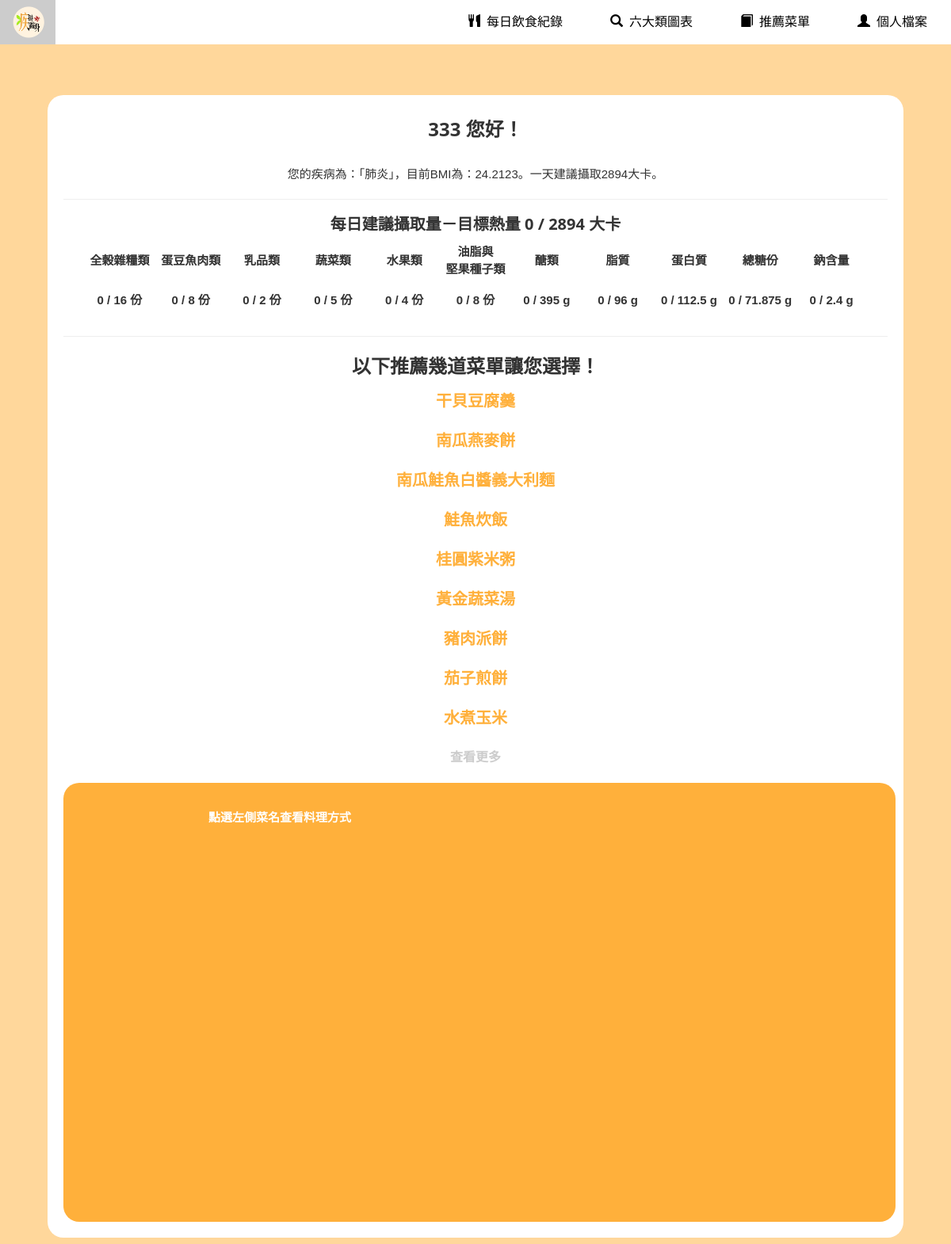
Page /menu.php (signed in) on the committed database.
### tables this page shows
CREATE TABLE `user` (
  `ID` int(11) NOT NULL,
  `userid` varchar(10) NOT NULL,
  `password` varchar(100) NOT NULL,
  `name` text NOT NULL,
  `gender` varchar(11) NOT NULL,
  `date` date NOT NULL,
  `age` int(11) NOT NULL,
  `height` float NOT NULL,
  `weight` float NOT NULL,
  `BMI` float NOT NULL,
  `sport` text NOT NULL,
  `disease` varchar(10) NOT NULL,
  `disease2` varchar(10) NOT NULL,
  `disease3` varchar(10) NOT NULL,
  `disease4` varchar(10) NOT NULL,
  `disease5` varchar(10) NOT NULL,
  `disease6` varchar(10) NOT NULL,
  `disease7` varchar(10) NOT NULL
);

### menu_decide.php (called while the page is built, shortened)
<?php
    $now_category=array(0,0,0,0,0,0);
    $now_cal=0;
    $now_glyco=0;
	$now_fat=0;
	$now_protein=0;
    $now_suger=0;
    $now_sodium=0;
    $search = array_search(min($now_category),$now_category);
    $recommend_dishID = array();
    $recommend_dishName = array();
    $recommend_method = array();
    if($search==0){
        $query = "SELECT * FROM `ingredients` WHERE `NID`='1'";
        $result = $link->query($query);
        foreach ($result as $row){
            $recommend_ingredients_iID=$row["iID"];
            $query = "SELECT * FROM `recipe` WHERE `iID`='$recommend_ingredients_iID'";
            $result = $link->query($query);
            foreach ($result as $row){
                $recommend_recipe_dishID=$row["dishID"];
                $query = "SELECT * FROM `dish` WHERE `ID`='$recommend_recipe_dishID'";
                $result = $link->query($query);
                foreach ($result as $row){
                    $database_recommend_dish_ID=$row["ID"];
                    array_push($recommend_dishID,$database_recommend_dish_ID);
                }
            }
        }
    }
    $count_recommend_dishID = count($recommend_dishID);
?>

### menu.php (the view, shortened to what this page needs)
<?php
	include("configure.php");
	$link = new PDO('mysql:host=' . $hostname . ';dbname=' . $database . ';charset=utf8', $username, $password);
	if ($_SESSION['userID'] == null) {
		echo "<script>alert('請先登入唷！')</script>";
		echo "<meta http-equiv=REFRESH CONTENT=0;url='user_login.php'>";
	} else {
		$userID=$_SESSION['userID'];
		$query = "SELECT * FROM `user` WHERE `userID`='$userID'";
		$result = $link->query($query);
		foreach ($result as $row) {
			$userID = $row["userid"];
			$Name = $row["name"];
		}
	}
?>
<!DOCTYPE html>
<html>
<head>
<link rel="stylesheet" href="css/bootstrap-3.3.7.css" type="text/css">
<link rel="stylesheet" href="css/w3.css">
<link rel="stylesheet" href="css/mine.css">
<link rel="stylesheet" href="https://cdnjs.cloudflare.com/ajax/libs/font-awesome/4.7.0/css/font-awesome.min.css">
</head>
<body class="bgimg-1">
<?php include("header.php"); ?>
<div class="container1">
<?php
    $query = "SELECT * FROM `user` WHERE `userID`='$userID'";
	$result = $link->query($query);
	foreach ($result as $row) {
        $user_weight = $row["weight"];
		$user_BMI = $row["BMI"];
		$user_disease = $row["disease"];
	}
	function function_category($user_cal){
		if($user_cal<1500){
			$goal_category=array(1.5*4,3,1.5,3,2,4);
		}
		else if($user_cal<1800){
			$goal_category=array(2.5*4,4,1.5,3,2,4);
		}
		else if($user_cal<2000){
			$goal_category=array(3,5*4,1.5,3,2,5);
		}
		else if($user_cal<2200){
			$goal_category=array(3,6*4,1.5,4,3,6);
		}
		else if($user_cal<2500){
			$goal_category=array(3.5*4,6,1.5,4,3.5,6);
		}
		else if($user_cal<2700){
			$goal_category=array(4*4,7,1.5,5,4,7);
		}
		else{
			$goal_category=array(4*4,8,2,5,4,8);
		}
	}
	function function_goal($user_cal){
		$goal_glyco=($user_cal*0.55)/4;
		$goal_glyco=round($goal_glyco);
		$goal_fat=($user_cal*0.3)/9;
		$goal_fat=round($goal_fat);
		$goal_suger=($user_cal*0.1)/4;
		$goal_sodium=2.4;
	}
	if($user_disease=="肺炎"){
		$goal_protein=$user_weight*1.5;
	}
	$user_goal_cal=$goal_glyco*4+$goal_fat*9+$goal_protein*4;
	include("menu_decide.php");
    echo "<h3><b>".$Name." 您好！</b></h3><br>
	您的疾病為：「";
	echo $user_disease;
	echo "」，目前BMI為：".$user_BMI."。一天建議攝取".$user_goal_cal."大卡。<br>
    <hr><h4><b>每日建議攝取量－目標熱量 ";if($now_cal>$user_goal_cal){echo "<font color='red'>";}; echo "$now_cal</font> / $user_goal_cal 大卡</b></h4>
	<table width='95%'>
	<tr>
	<td><b>全榖雜糧類</b></td>
	<td><b>蛋豆魚肉類</b></td>
	<td><b>乳品類</b></td>
	<td><b>蔬菜類</b></td>
	<td><b>水果類</b></td>
	<td><b>油脂與<br>堅果種子類</b></td>
	<td><b>醣類</b></td>
	<td><b>脂質</b></td>
	<td><b>蛋白質</b></td>
	<td><b>總糖份</b></td>
	<td><b>鈉含量</b></td>
	</tr>
	<tr>
	<td><b>";if($now_category[0]>$goal_category[0]){echo "<font color='red'>";}; echo "$now_category[0]</font> / $goal_category[0] 份</b></td>
	<td><b>";if($now_category[1]>$goal_category[1]){echo "<font color='red'>";}; echo "$now_category[1]</font> / $goal_category[1] 份</b></td>
	<td><b>";if($now_category[2]>$goal_category[2]){echo "<font color='red'>";}; echo "$now_category[2]</font> / $goal_category[2] 份</b></td>
	<td><b>";if($now_category[3]>$goal_category[3]){echo "<font color='red'>";}; echo "$now_category[3]</font> / $goal_category[3] 份</b></td>
	<td><b>";if($now_category[4]>$goal_category[4]){echo "<font color='red'>";}; echo "$now_category[4]</font> / $goal_category[4] 份</b></td>
	<td><b>";if($now_category[5]>$goal_category[5]){echo "<font color='red'>";}; echo "$now_category[5]</font> / $goal_category[5] 份</b></td>
	<td><b>";if($now_glyco>$goal_glyco){echo "<font color='red'>";}; echo "$now_glyco</font> / $goal_glyco g</b></td>
	<td><b>";if($now_fat>$goal_fat){echo "<font color='red'>";}; echo "$now_fat</font> / $goal_fat g</b></td>
	<td><b>";if($now_protein>$goal_protein){echo "<font color='red'>";}; echo "$now_protein</font> / $goal_protein g</b></td>
	<td><b>";if($now_suger>$goal_suger){echo "<font color='red'>";}; echo "$now_suger</font> / $goal_suger g</td><b>
	<td><b>";if($now_sodium>$goal_sodium){echo "<font color='red'>";}; echo "$now_sodium</font> / $goal_sodium g</b></td>
	</tr>
	</table>
	<hr>
	<b><font size='5'>以下推薦幾道菜單讓您選擇！</font></b><br>";
?>
	<div class="box" id="left">
		<table width="200">
			<?PHP
				$i=0;
				while($i<9){
					$tmp = rand(0,$count_recommend_dishID-1);
					$dishID = $recommend_dishID[$tmp];
					$dishname = $recommend_dishName[$tmp];
					$method = $recommend_method[$tmp];
					$i++;
					echo '<tr>'.
					'<td class="dish" onClick="showtitle(event);" title="'.nl2br($method).'" id="'.$dishID.'">'.$dishname.'</td></tr>';
				}
			?>
		<tr><td class="check" onClick="location.reload();">查看更多</a></td></tr>
		</table>
	</div>
	<div class="container2">
		<div class="box" id="right">
			<b>點選左側菜名查看料理方式</b><br><br>
				<div id="getdish" >&nbsp;</div>
				<div class="get scr" id="gettitle">&nbsp;</div>
		</div>
		<div class="box" id="right">
			<div class="get scr" id="getid"><br></div>
		</div>
	</div>
	</div>
<br>
</body>
</html>

### css/w3.css (style rules this page uses)
*,*:before,*:after { box-sizing:inherit }
html { -ms-text-size-adjust:100%;-webkit-text-size-adjust:100% }
body { margin:0 }
b,strong { font-weight:bolder }
hr { box-sizing:content-box;height:0;overflow:visible }
html,body { font-family:Verdana,sans-serif;font-size:15px;line-height:1.5 }
html { overflow-x:hidden }
h3 { font-size:24px }
h4 { font-size:20px }
h1,h2,h3,h4,h5,h6 { font-family:"Segoe UI",Arial,sans-serif;font-weight:400;margin:10px 0 }
hr { border:0;border-top:1px solid #eee;margin:20px 0 }

### css/mine.css (style rules this page uses)
body,h1,h2,h3,h4,h5,h6 { font-family: "微軟正黑體", sans-serif }
body, html { height: 100%; line-height: 1.8; text-align: center; font-size:16px; padding-top:40px; }
.bgimg-1 { background-position: center; background-size: cover; background-color: #FFD79B; min-height: 100%; }

### menu.php (style rules this page uses)
body { background-color:#FFD79B; padding-top:80px; }
table { height: auto; margin: auto; text-align:center; }
td { width: 50px; height: 50px; border:solid 0px; }
.dish { color: #FFB03B; font-size: 20px; transition: ease-in 0.5s; font-weight:bold; }
.check { color: #CCC; font-size: 16px; transition: ease-in 0.5s; font-weight:bold; }
.box { height: 500px; display: inline-block; color: #FFF; }
#right { width:500px; background: #FFB03B; }
#getdish { font-size: 36px; height: 150px; font-weight:bold; line-height: 150px; vertical-align:middle; }
#gettitle { font-size: 20px; }
.get { height: 300px; overflow: auto; text-align:left; padding:10px; display:inline-block; }
.container1 { width: 90%; text-align:center; background:#FFF; margin:auto; padding:20px; border-radius:20px; }
.container2 { width: 1050px; text-align:center; background:#FFB03B; margin:auto; padding:20px; border-radius:20px; display:inline-block; }
#getid { height:508px; color:#FFF; }

### rows in the picture
user: name "333", disease "肺炎", BMI "24.2123", weight "2894", weight "395", weight "96", weight "112.5", weight "71.875"

### other values in the picture
$now_cal "0"
$now_category[0] "0"
$goal_category[0] "16"
$now_category[1] "0"
$goal_category[1] "8"
$now_category[2] "0"
$goal_category[2] "2"
$now_category[3] "0"
$goal_category[3] "5"
$now_category[4] "0"
$goal_category[4] "4"
$now_category[5] "0"
$goal_category[5] "8"
$now_glyco "0"
$now_fat "0"
